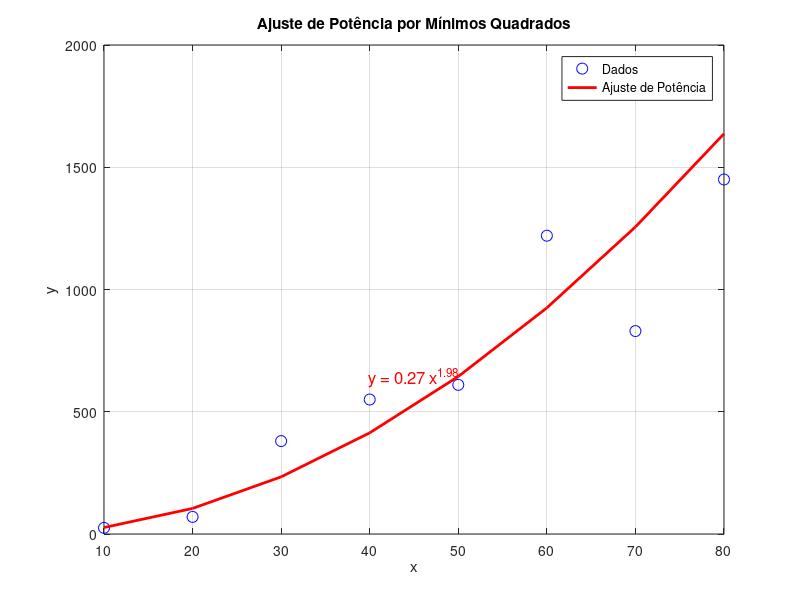

Source code (MATLAB):
function lista12Questao2AjustePotencia()
    % Definição dos dados
    xi = [10 20 30 40 50 60 70 80]';
    yi = [25 70 380 550 610 1220 830 1450]';

    % Execução do método de ajuste de potência
    [alpha, beta, desvio_padrao_total, erro_padrao_estimativa, r2, log_y_adjusted, detalhes] = ajuste_potencia(xi, yi);

    % Exibir detalhes no terminal
    disp('=== RESULTADOS DO AJUSTE DE POTÊNCIA ===');
    fprintf('Coeficiente de escala (alpha): %.4f\n', alpha);
    fprintf('Coeficiente de potência (beta): %.4f\n', beta);
    fprintf('Desvio padrão total (log): %.4f\n', desvio_padrao_total);
    fprintf('Erro padrão da estimativa (log): %.4f\n', erro_padrao_estimativa);
    fprintf('Coeficiente de determinação (r^2): %.4f\n\n', r2);

    % Mostrar valores intermediários
    disp('--- Detalhes dos Somatórios e Intermediários ---');
    disp(detalhes);

    % Mostrar resíduos e comparação
    disp('--- Comparação dos Dados (log-transformados) ---');
    fprintf('%-10s %-15s %-15s %-10s\n', 'x', 'log(y_real)', 'log(y_ajustado)', 'residuo');
    log_y = log(yi);
    residuos = log_y - log_y_adjusted;
    for i = 1:length(xi)
        fprintf('%-10.2f %-15.4f %-15.4f %-10.4f\n', xi(i), log_y(i), log_y_adjusted(i), residuos(i));
    end

    % Plotar o ajuste
    plot_ajuste_potencia(xi, yi, alpha, beta);
endfunction

function [alpha, beta, desvio_padrao_total, erro_padrao_estimativa, r2, log_y_adjusted, detalhes] = ajuste_potencia(x, y)
    % Transformação logarítmica
    log_x = log(x);
    log_y = log(y);

    % Número de pontos
    n = length(log_x);

    % Somatórios para os logs
    Sx_log = sum(log_x);
    Sy_log = sum(log_y);
    Sx2_log = sum(log_x .^ 2);
    Sxy_log = sum(log_x .* log_y);

    % Coeficientes para a linha ajustada nos logs
    beta = (n * Sxy_log - Sx_log * Sy_log) / (n * Sx2_log - Sx_log^2);
    log_alpha = mean(log_y) - beta * mean(log_x);
    alpha = exp(log_alpha);

    % Estatísticas
    Sy2_log = sum((log_y - mean(log_y)).^2); % Resíduo em relação à média
    log_y_adjusted = beta * log_x + log_alpha;
    Se2_log = sum((log_y - log_y_adjusted).^2); % Resíduo em relação ao ajuste

    desvio_padrao_total = sqrt(Sy2_log / (n - 1));
    erro_padrao_estimativa = sqrt(Se2_log / (n - 2));
    r2 = (Sy2_log - Se2_log) / Sy2_log;

    % Coletar detalhes intermediários
    detalhes = struct('Sx_log', Sx_log, 'Sy_log', Sy_log, 'Sx2_log', Sx2_log, ...
                      'Sxy_log', Sxy_log, 'Sy2_log', Sy2_log, 'Se2_log', Se2_log);

endfunction

function plot_ajuste_potencia(x, y, alpha, beta)
    % Plotar os pontos e a curva de ajuste
    y_adjusted = alpha * x .^ beta;
    figure;
    plot(x, y, 'bo', 'MarkerSize', 8); % Pontos reais
    hold on;
    plot(x, y_adjusted, 'r-', 'LineWidth', 2); % Curva de ajuste
    xlabel('x');
    ylabel('y');
    title('Ajuste de Potência por Mínimos Quadrados');
    legend('Dados', 'Ajuste de Potência');
    grid on;

    % Adicionar informações ao gráfico
    text(mean(x), mean(y), sprintf('y = %.2f x^{%.2f}', alpha, beta), ...
        'FontSize', 12, 'Color', 'red', 'HorizontalAlignment', 'center');
endfunction

% Chamar a função principal
lista12Questao2AjustePotencia();
